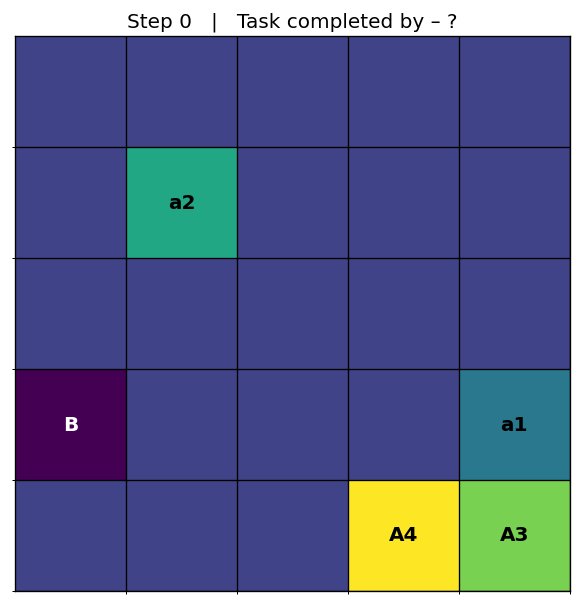
#> input picture frames_tmp/f000.png, 581 x 606 px; its folder holds only this picture in this run
$ python frames.py
#> lines starting #> are read from the running program, lines starting #| are printed output that depends on the picture
"""
Frame viewer for GridWorld simulation frames witha slider.
Usage: python frame_viewer.py [folder]
Defaults to 'frames_tmp' if no folder is specified.
"""
import matplotlib.pyplot as plt
from matplotlib.widgets import Slider
import glob, sys, os

folder = sys.argv[1] if len(sys.argv) > 1 else "frames_tmp"
pngs   = sorted(glob.glob(os.path.join(folder, "f*.png")))
if not pngs:
    raise SystemExit(f"No PNG files found in {folder}")

img = plt.imread(pngs[0])
#> img is the input picture: shape (606, 581, 4) float32; mean R, G, B, A 0.357, 0.394, 0.543, 1
fig, ax = plt.subplots()
im_obj = ax.imshow(img)
ax.axis("off")

slider_ax = plt.axes([0.15, 0.05, 0.7, 0.03])
slider = Slider(slider_ax, "frame", 0, len(pngs)-1,
                valinit=0, valstep=1)

def update(val):
    idx = int(slider.val)
    im_obj.set_data(plt.imread(pngs[idx]))
    fig.canvas.draw_idle()

slider.on_changed(update)
plt.show()
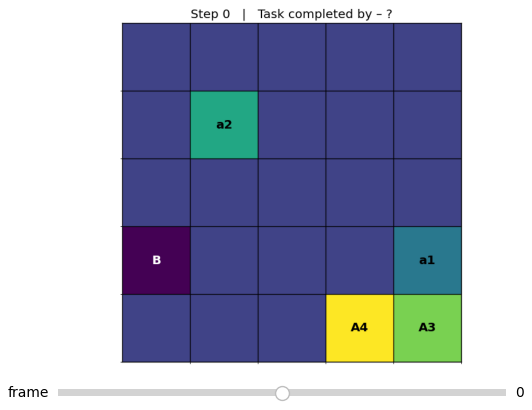
#> figure drawn by matplotlib, 2 panels

$ run again, on frames_tmp/f004.png
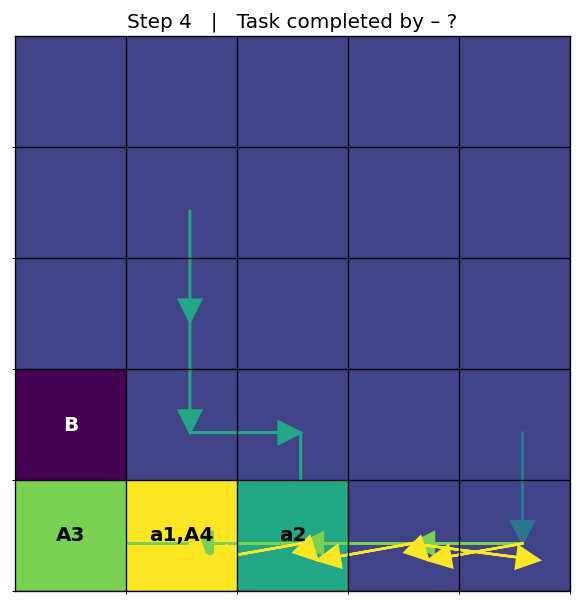
#> input picture frames_tmp/f004.png, 581 x 606 px
#> img is the input picture: shape (606, 581, 4) float32; mean R, G, B, A 0.365, 0.394, 0.539, 1
#> `plt.show()`:
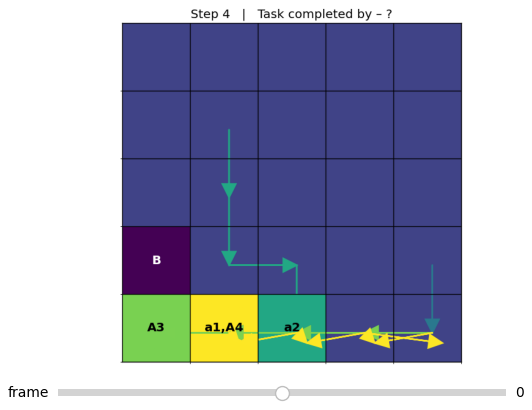
#> figure drawn by matplotlib, 2 panels

$ run again, on frames_tmp/f005.png
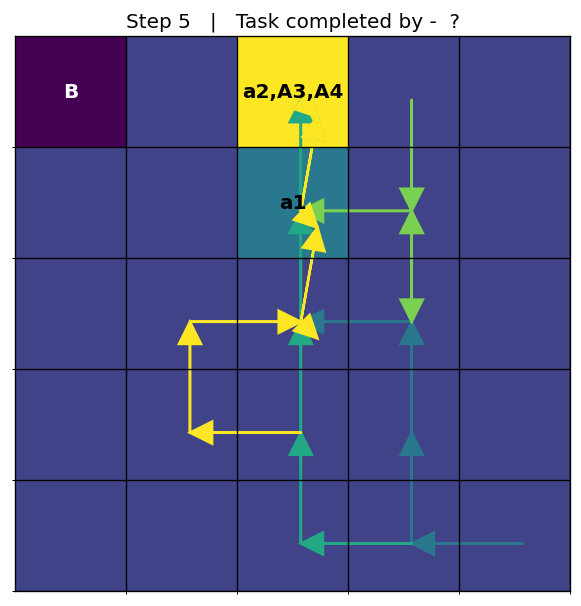
#> input picture frames_tmp/f005.png, 581 x 606 px
#> img is the input picture: shape (606, 581, 4) float32; mean R, G, B, A 0.359, 0.374, 0.547, 1
#> `plt.show()`:
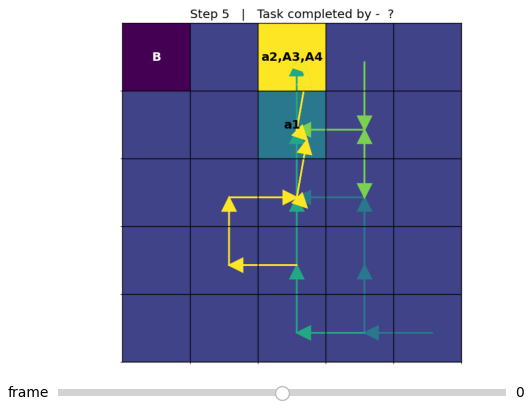
#> figure drawn by matplotlib, 2 panels

$ run again, on frames_tmp/f006.png
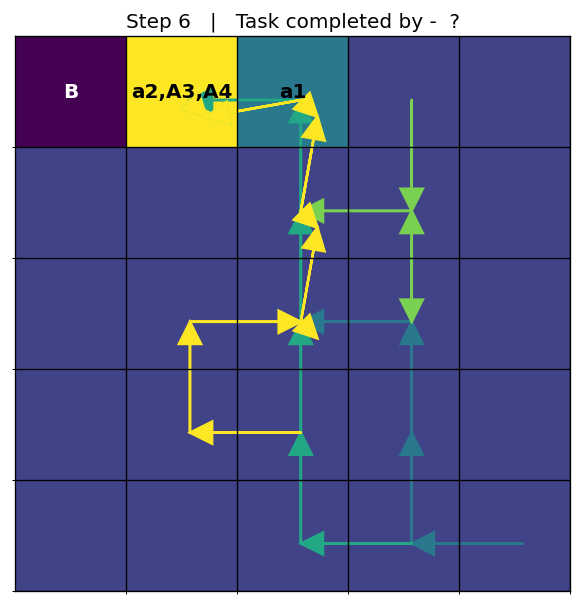
#> input picture frames_tmp/f006.png, 581 x 606 px
#> img is the input picture: shape (606, 581, 4) float32; mean R, G, B, A 0.361, 0.376, 0.546, 1
#> `plt.show()`:
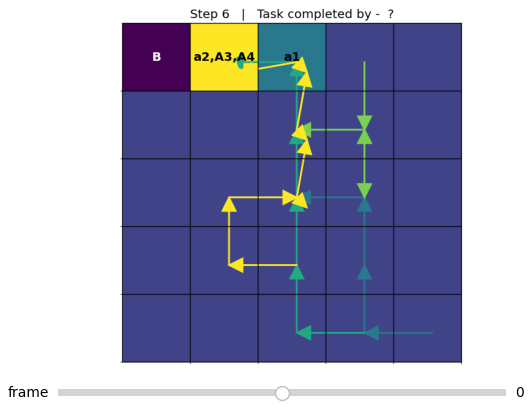
#> figure drawn by matplotlib, 2 panels

$ run again, on frames_tmp/f001.png
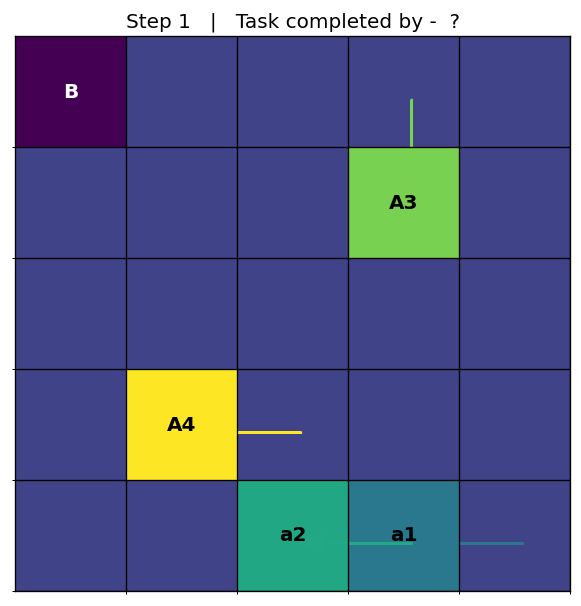
#> input picture frames_tmp/f001.png, 581 x 606 px
#> img is the input picture: shape (606, 581, 4) float32; mean R, G, B, A 0.358, 0.395, 0.543, 1
#> `plt.show()`:
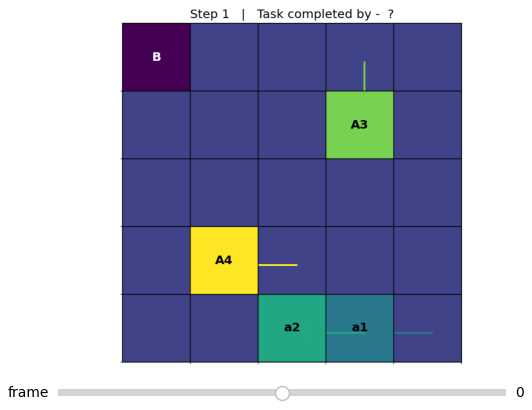
#> figure drawn by matplotlib, 2 panels
